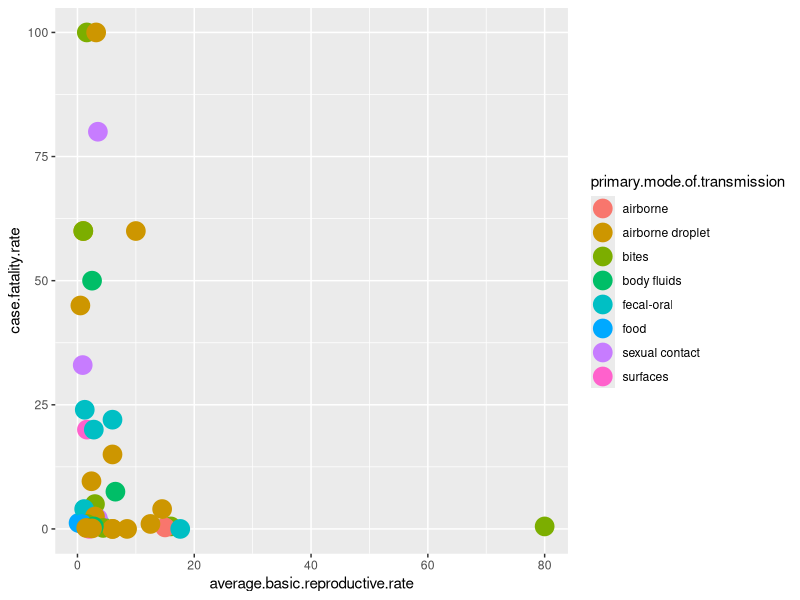
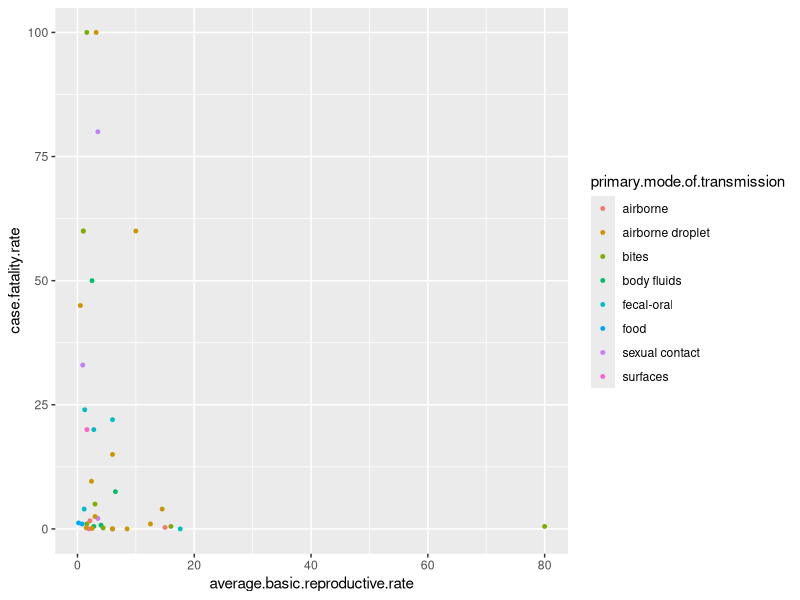
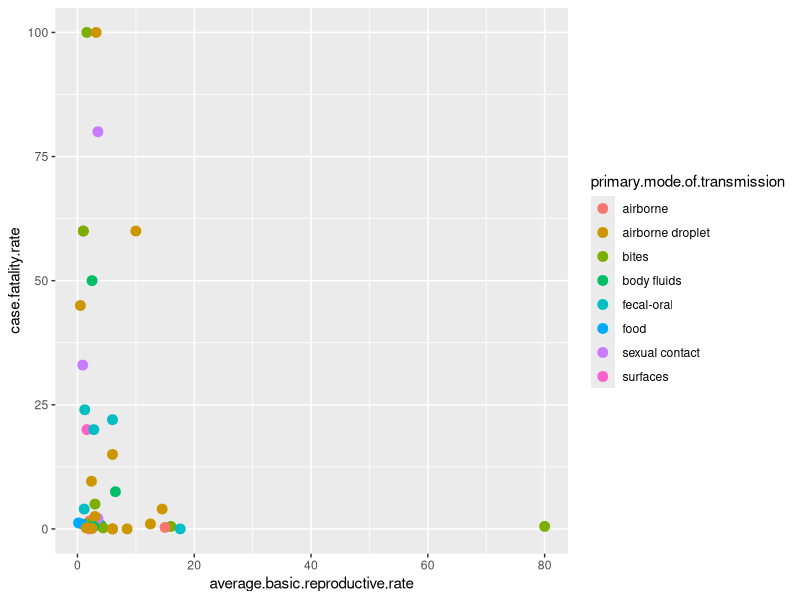
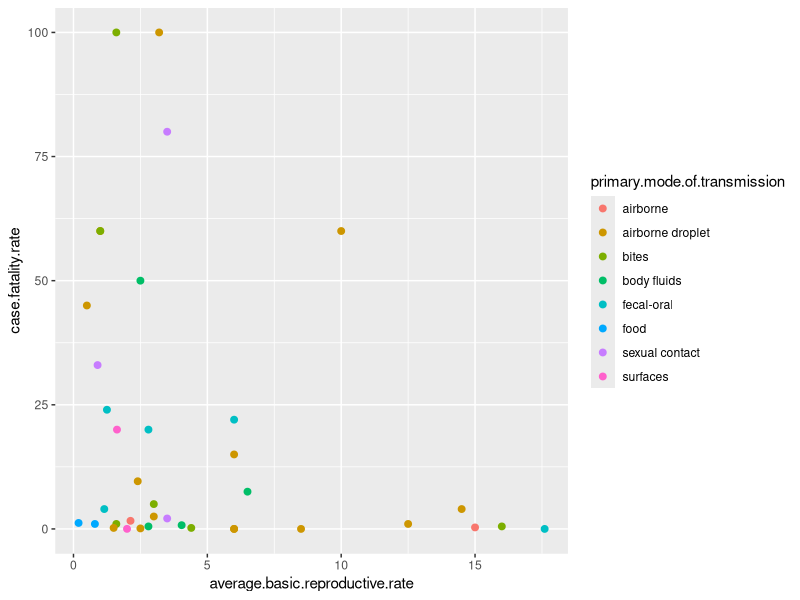
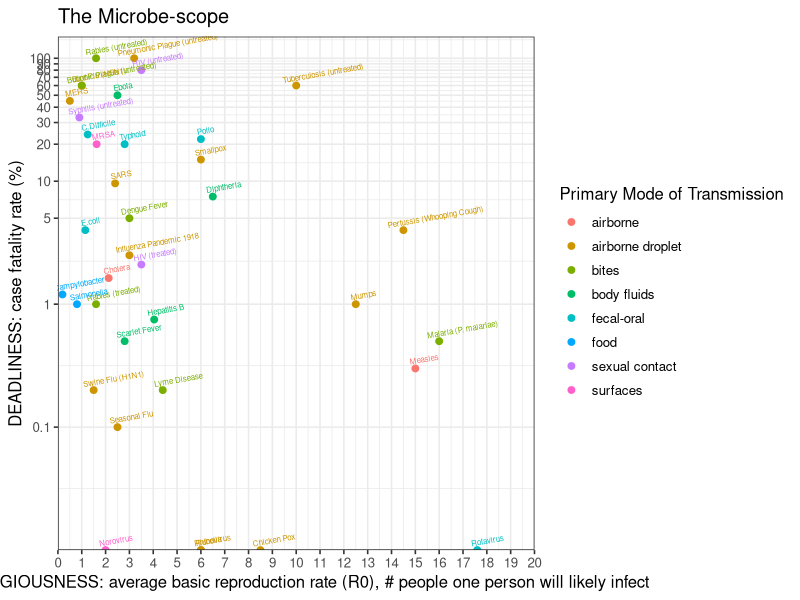

Here is the R script that generated these plots, in order:
## ---- chunk 1
getwd()
setwd("~/data-viz/ebola")
getwd()
library(ggplot2)
library(scales)

##Read in data:
germs <- read.csv(file="Microbe-scope-bugs.csv", header=TRUE)

# assign descriptive column names where absent
names(germs)[1]<-"germ"

# how could you do this more carefully???
# names(germs)[10]<-"yearly.fatalities.rounded"
# names(germs)[11]<-"yearly.fatalities.raw"

# keep only data columns, exclude notes/links
notes <- germs[1, ] # save the notes?
germs <- germs[-1, ] # remove **row** of notes
# germs <- germs[, c(2, 4:7, 9:11)] # keep data **columns** only
# how could you do this more carefully??? e.g. remove the columns you intend to remove.

# how about something like this?
notes <- grep(pattern="note", x=names(germs), ignore.case=TRUE)
names(germs)[notes] # double check we got the right columns```

germs <- subset(germs, select = -notes) # apply filter.

# any more columns we want to omit?

# remove percent signs
dropPct<-function(germs, case.fatality.rate){
        dropPct<-strsplit(as.character(germs[[case.fatality.rate]]), split="%")
        germs[[case.fatality.rate]]<-as.numeric(dropPct)
        return(germs[[case.fatality.rate]])}

# remove % signs, leaving a numeric value.
germs[["case.fatality.rate"]]<-dropPct(germs, "case.fatality.rate")

# Convert basic reproductive rate from factor to numeric
germs$average.basic.reproductive.rate <- as.numeric(as.character(germs$average.basic.reproductive.rate))

germs <- subset(germs, primary.mode.of.transmission != "")

germs <- germs[,c(1:4)]

germs <- germs[complete.cases(germs),]

plot <- ggplot(germs,aes(x=average.basic.reproductive.rate,y=case.fatality.rate,group =primary.mode.of.transmission,colour=primary.mode.of.transmission)) + geom_point(size=6)
print(plot)

plot <- ggplot(germs,aes(x=average.basic.reproductive.rate,y=case.fatality.rate,group =primary.mode.of.transmission,colour=primary.mode.of.transmission)) + geom_point(size=1)
print(plot)

plot <- ggplot(germs,aes(x=average.basic.reproductive.rate,y=case.fatality.rate,group =primary.mode.of.transmission,colour=primary.mode.of.transmission)) + geom_point(size=3)
print(plot)

germs <- subset(germs, germ != "Malaria (P. falciparum)")

plot <- ggplot(germs,aes(x=average.basic.reproductive.rate,y=case.fatality.rate,group =primary.mode.of.transmission,colour=primary.mode.of.transmission)) + geom_point(size=2)
print(plot)

plot <- plot + 
  scale_color_discrete(name="Primary Mode of Transmission") + 
  ggtitle("The Microbe-scope") + 
  scale_x_continuous("CONTAGIOUSNESS: average basic reproduction rate (R0), # people one person will likely infect", limits=c(0, 20), breaks=c(0, 1, 2, 3, 4, 5, 6, 7, 8, 9, 10, 11, 12, 13, 14, 15, 16, 17, 18, 19, 20), labels=c(0, 1, 2, 3, 4, 5, 6, 7, 8, 9, 10, 11, 12, 13, 14, 15, 16, 17, 18, 19, 20), expand = c(0,0)) + 
  scale_y_log10("DEADLINESS: case fatality rate (%)", limits=c(.01, 150), breaks=c(0.1, 1, 5, 10, 20, 30, 40, 50, 60, 70, 80, 90, 100, 200), labels=c(0.1, 1, 5, 10, 20, 30, 40, 50, 60, 70, 80, 90, 100, 200), expand=c(0,0)) + 
  theme_bw(base_size=12) + 
  geom_text(aes(label=germ, hjust = 0.15, vjust=-0.75, angle = 10), size=2)
print(plot)

#having problems with the annotation...
